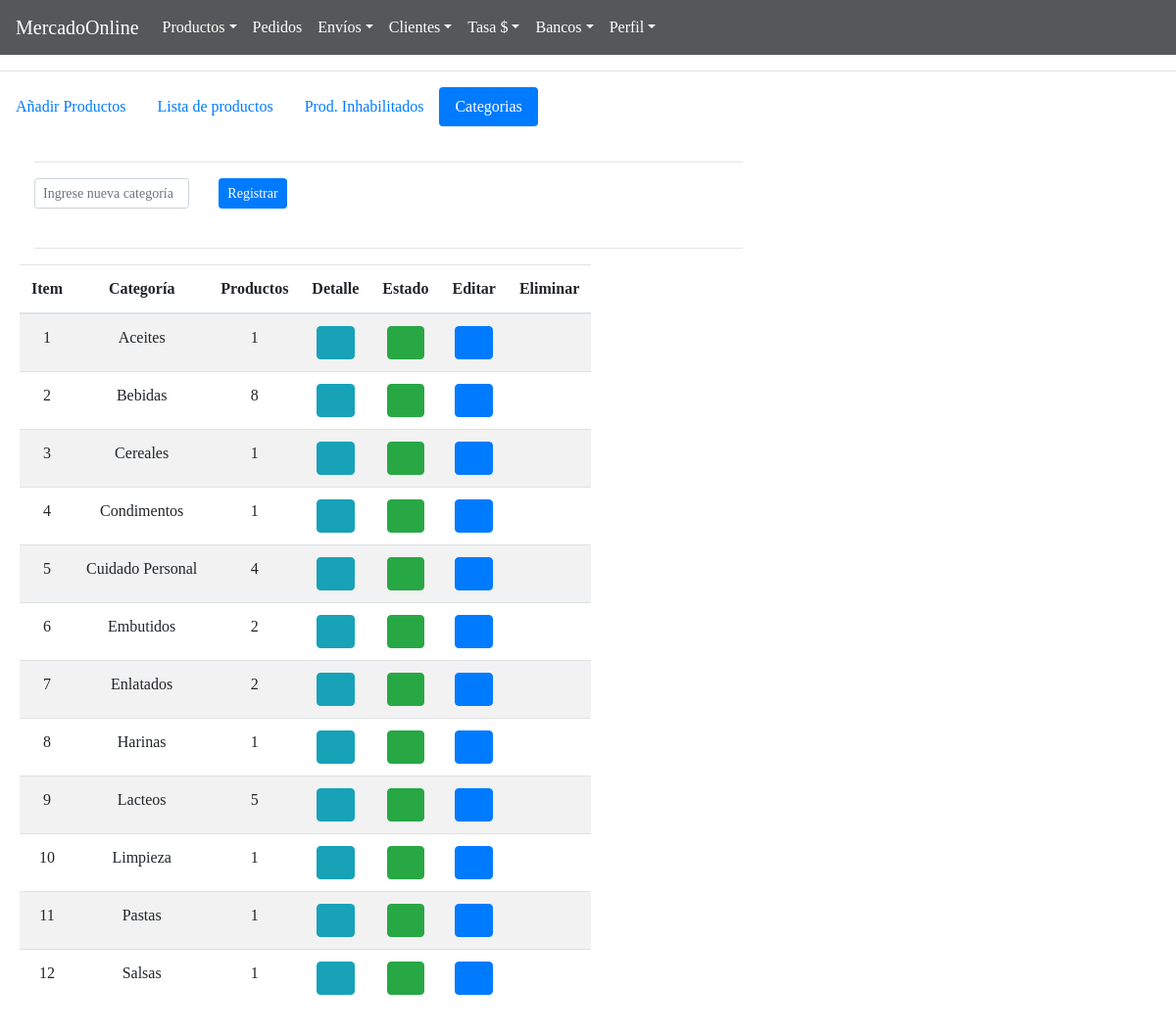
The page /BackAdmin/index.php?action=categories (signed in) on the database as committed earlier.
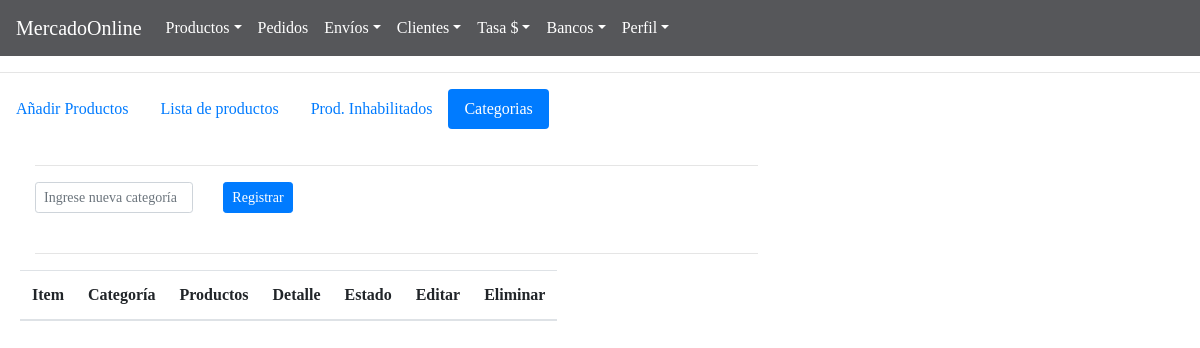
The same page on the database as committed later.
### tables this page shows
CREATE TABLE `categorias` (
  `id` int(11) NOT NULL,
  `category` text NOT NULL,
  `idproduct` int(11) NOT NULL
);

### BackAdmin/controllers/controllerPage.php (called while the page is built)
<?php
class page{
 public static function template(){
 			include "views/template.php";
 		}
 public static function pageConnectController(){
if (isset( $_GET["action"])) {
	 	$controllerPage = $_GET["action"];
}
else{
	$controllerPage ="index";
}
 	$answer = pageModel::pageConnectModel($controllerPage);
 	include $answer;
 }
}

### BackAdmin/models/connection.php (called while the page is built)
<?php
class connection{
	 public static function connect(){
	 	$link = new PDO("mysql:host=localhost;dbname=mercadoonline","root","");
	 	return $link;
	 }
}

### BackAdmin/models/categoriesModel.php (called while the page is built, shortened)
<?php
require_once "connection.php";
class categorieModel{
	  public static function viewCategoriesModel($table){
		 	$stmt = connection::connect()->prepare("SELECT id, category FROM $table   ORDER BY category ASC");
		 	$stmt -> execute();
		 	return $stmt->fetchAll();
	  }
}

### BackAdmin/models/productModel.php (called while the page is built, shortened)
<?php
require_once "connection.php";
 class productsModel{
 		       public static function viewCountProducts($dataModel, $table){
 		       	$stmt = connection::connect()->prepare("SELECT  COUNT(id) AS cant FROM $table WHERE idcategory = :idcategory");
 		       	$stmt -> bindParam(":idcategory", $dataModel["idcategory"], PDO::PARAM_STR);
		 		$stmt -> execute();
		 		return $stmt->fetchAll();
 		       }
 }

### BackAdmin/controllers/categoriesController.php (the view, shortened to what this page needs)
<?php
class categorieController{
  public static function viewTableCategoriesController(){
	$answer =  categorieModel::viewCategoriesModel("categorias");
	foreach ($answer as $row =>$item) {
	$dataController = array("idcategory"=>$item["id"]);
	$answerCountProducts = productsModel::viewCountProducts($dataController, "productos");
	foreach ($answerCountProducts as $value) {
	if ($value["cant"] == 0 ) {
		$categoryId = $item["id"];
		$categoryName = $item["category"];
		$display = "";
	$dataController = array("id" => $item["id"],  "status" => 1);
	$status = "btn btn-warning fa fa-remove";
	 $answerDisableCategory= categorieModel::disableCategory($dataController, "categorias");
	}
	else{
		$status = "btn btn-success fa fa-check";
		$categoryId = $item["id"];
		$categoryName = $item["category"];
		$display = "style=display:none";
	}
			 }
$row = $row +1;
echo '
				<tr>
					<td>'.$row.'</td>
					<td>'.$item["category"].'</td>
					<td>'.$value["cant"].'</td>
					<td><a href="#detail'.$row.'"  data-toggle="modal">
					<button type="button"  class="form-control-sm  btn btn-info fa fa-eye" ></button></a>
				<div class="modal fade" id="detail'.$row.'" tabindex="-1" role="dialog" aria-labelledby="myModalLabel" ariahidden="true">
				<div class="modal-dialog" role="document"  modal-lg>
				<div class="modal-content" style="font-size:12px">
				<div class="modal-header  ">
				<button type="button" class="close" data-dismiss="modal" aria-label="Close">
				<span aria-hidden="true">&times;</span> </button>
				</div>
				<div class="modal-body"  style="text-align: left; margin: 0%;">
				<p style="Font-size:15px">'.$item["category"].'</p>
			<table class="table table-striped">
		<thead>
			<tr>
				<th>Producto</th>
				<th>Precio</th>
				<th>Cant</th>
			</tr>
		</thead>';
		echo '
	</table>
					</td>
					<td><span class="form-control-sm  '.$status.'" ></span></td>
				<td><a href="#edit'.$row.'"  data-toggle="modal">
				<button type="button"  class="form-control-sm  btn btn-primary fa fa-pencil" ></button></a>
				<div class="modal fade" id="edit'.$row.'" tabindex="-1" role="dialog" aria-labelledby="myModalLabel" ariahidden="true">
				<input type="text" class="form-control form-control-sm"  name="editCategoryName" value="'.$categoryName.'">
				<input type="text" class="form-control form-control-sm"  name="editCategoryId" value="'.$categoryId.'" style="display:none">
				</td>
				<td><a href="#delete'.$row.'"  data-toggle="modal">
				<button type="button"  class="form-control-sm  btn btn-danger fa fa-trash" '.$display.'></button></a>
				<div class="modal fade" id="delete'.$row.'" tabindex="-1" role="dialog" aria-labelledby="myModalLabel" ariahidden="true">
				<p style="font-size:15px">'.$categoryName.'</p>
				<input type="text" class="form-control form-control-sm"  name="editCategoryId" value="'.$categoryId.'" style="display:none">
				</td>
					</tr>';
			}
  	}
}

### BackAdmin/index.php (shortened to what this page needs)
<?php
if (!$_SESSION["validate"] = true) {
	header("location:index.php?action=index");
	exit();
}
else{
require_once "controllers/controllerPage.php";
require_once "controllers/categoriesController.php";
require_once "controllers/usersControllers.php";
require_once "models/productModel.php";
require_once "models/categoriesModel.php";
$page = new page();
$page->template();
 }

### BackAdmin/views/template.php (shortened to what this page needs)
<!DOCTYPE html>
<html>
<head>
	<link rel="stylesheet" type="text/css" href="views/css/style.css">
	<link rel="stylesheet" type="text/css" href="views/css/bootstrap.min.css">
	<link rel="stylesheet" type="text/css" href="views/css/bootstrap-grid.min.css">
	<link rel="stylesheet" type="text/css" href="views/css/bootstrap-reboot.min.css">
	<link rel="stylesheet" type="text/css" href="views/css/fonts.css">
	<link rel="stylesheet" type="text/css" href="views/css/sweetalert.css">
	<link rel="stylesheet" type="text/css" href="views/css/font-awesome.min.css">
	<link rel="stylesheet" type="text/css" href="views/DataTables/datatables.min.css">
	</head>
	<body>
	<?php
			$page = new page();
			$page ->pageConnectController();
	 ?>
</body>
</html>

### BackAdmin/views/modules/navegation.php (shortened to what this page needs)
<nav	class="navbar navbar-expand-lg	navbar-dark   justify-content-between "   style="background: #56575A">
<a class="navbar-brand"	href="index.php?action=home">MercadoOnline</a>
<div	class="collapse	navbar-collapse"	id="navbarSupportedContent">
<ul	class="navbar-nav mr-auto">
<li	class="nav-item dropdown">
<a	class="nav-link	dropdown-toggle"	href="index.php?action=products"	id="navbarDropdown"	role="button"
data-toggle="dropdown"	aria-haspopup="true"	aria-expanded="false" style="color: white">Productos</a>
</li>
<a	class="nav-link	"	href="index.php?action=orders"	role="button" style="color: white">Pedidos
</a>
<li	class="nav-item dropdown">
<a	class="nav-link	dropdown-toggle"	href="#"	id="navbarDropdown"	role="button"
data-toggle="dropdown"	aria-haspopup="true"	aria-expanded="false" style="color: white">Envíos</a>
</li>
<li	class="nav-item dropdown">
<a	class="nav-link	dropdown-toggle"	href="#"	id="navbarDropdown"	role="button"
data-toggle="dropdown"	aria-haspopup="true"	aria-expanded="false" style="color: white">Clientes</a>
</li>
<li	class="nav-item dropdown">
<a	class="nav-link	dropdown-toggle"	href="index.php?action=convertion"	id="navbarDropdown"	role="button"
data-toggle="dropdown"	aria-haspopup="true"	aria-expanded="false" style="color: white">Tasa $</a>
</li>
<li	class="nav-item dropdown">
<a	class="nav-link	dropdown-toggle"	href="#"	id="navbarDropdown"	role="button"
data-toggle="dropdown"	aria-haspopup="true"	aria-expanded="false" style="color: white">Bancos</a>
</li>
<li	class="nav-item dropdown">
<a	class="nav-link	dropdown-toggle"	href="#"	id="navbarDropdown"	role="button"
data-toggle="dropdown"	aria-haspopup="true"	aria-expanded="false" style="color: white">Perfil</a>
</li>
</ul>
</div>
</nav>

### BackAdmin/views/modules/categories.php (shortened to what this page needs)
<?php
include "views/modules/navegation.php";
 ?>
<hr>
	<ul class="nav nav-pills ">
		<li class="nav-item">
			<a class="nav-link"  href="index.php?action=products">Añadir Productos</a>
		</li>
		<li class="nav-item">
			<a class="nav-link "  href="index.php?action=productList">Lista de productos</a>
		</li>
		<li class="nav-item">
			<a class="nav-link "  href="index.php?action=productInh"> Prod. Inhabilitados</a>
		</li>
			<li class="nav-item">
			<a class="nav-link active"   href="index.php?action=categories"> Categorias</a>
		</li>
	</ul>
	<section>
	<div class="row container-fluid">
	<div  class="col-lg-8 col-md-8 col-sm-5 col-xs-5">
	<hr>
	<form method="post" enctype="multipart/form-data">
	<div  class="form-group row ">
		<div class="col-sm-3">
			<input type="text" class="form-control form-control-sm"  id="" placeholder="Ingrese nueva categoría" name="categorieName" required maxlength="40">
		<br>
		</div>
		<div class="col-sm-5">
			<button type="submit" class="btn btn-primary btn-sm">Registrar</button>
		</div>
	</div>
	</form>
<hr>
</div>
		<table class="table table-responsive  table-striped " id="productTable" style="text-align: center;">
			<thead>
				<tr>
					<th>Item</th>
					<th>Categoría</th>
					<th>Productos</th>
					<th>Detalle</th>
					<th>Estado</th>
					<th>Editar</th>
					<th>Eliminar</th>
				</tr>
			</thead>
<tbody>
		<?php
		$viewTableCategoriesController = new categorieController();
		$viewTableCategoriesController -> viewTableCategoriesController();
		 ?>
</tbody>
	</table>
	</div>
	</section>

### BackAdmin/views/css/style.css (style rules this page uses)
* { margin: 0; padding: 0; list-style: none; text-decoration: none; font-family:"Pavanam-Regular"; }
body { text-align: center; margin: 0%; }
section { position:relative; padding:20px; }
ul, ol { padding: 0; }

Rows that differ between the two databases and show on the page:
removed categorias: category "Aceites", cant "1"
removed categorias: category "Bebidas", cant "8"
removed categorias: category "Cereales", cant "1"
removed categorias: category "Condimentos", cant "1"
removed categorias: category "Cuidado Personal", cant "4"
removed categorias: category "Embutidos", cant "2"
removed categorias: category "Enlatados", cant "2"
removed categorias: category "Harinas", cant "1"
removed categorias: category "Lacteos", cant "5"
removed categorias: category "Limpieza", cant "1"
removed categorias: category "Pastas", cant "1"
removed categorias: category "Salsas", cant "1"
